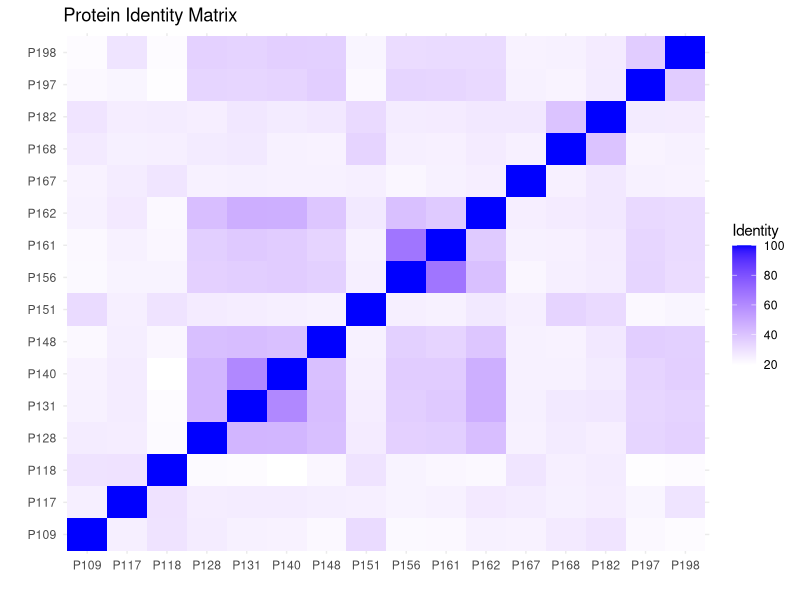
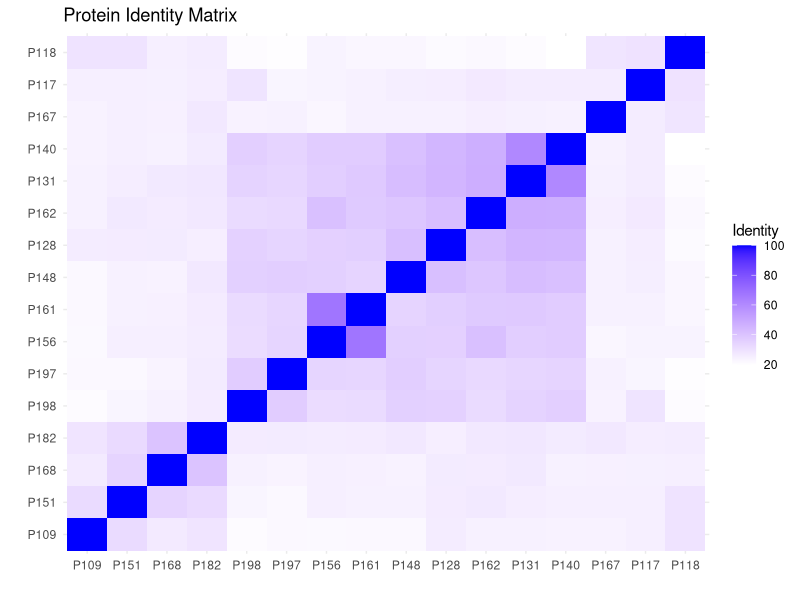
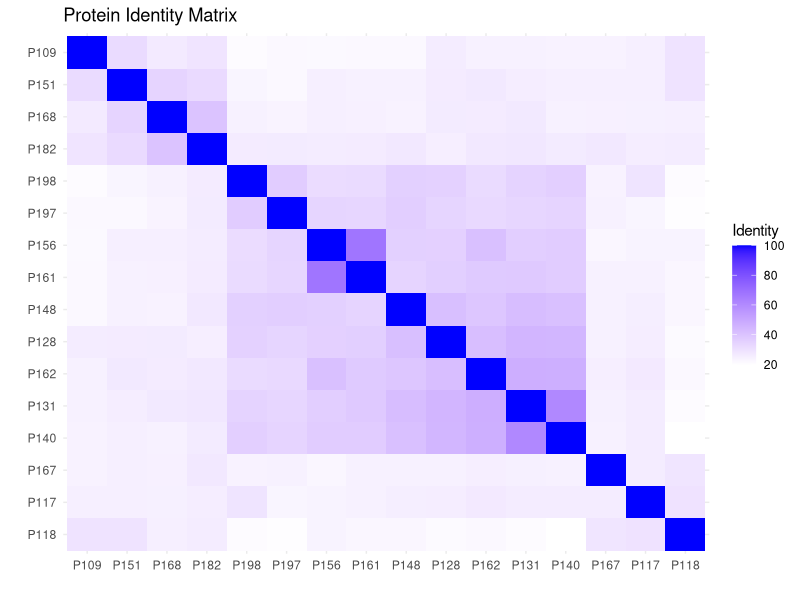
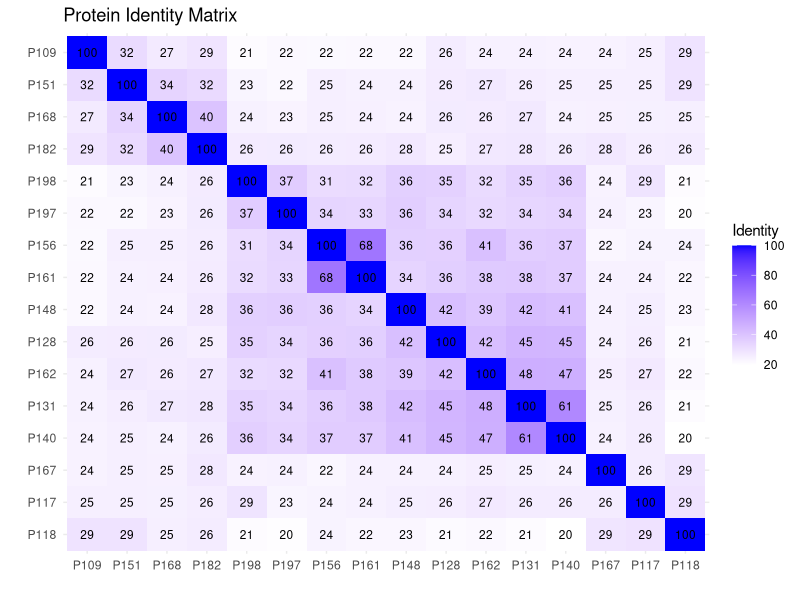
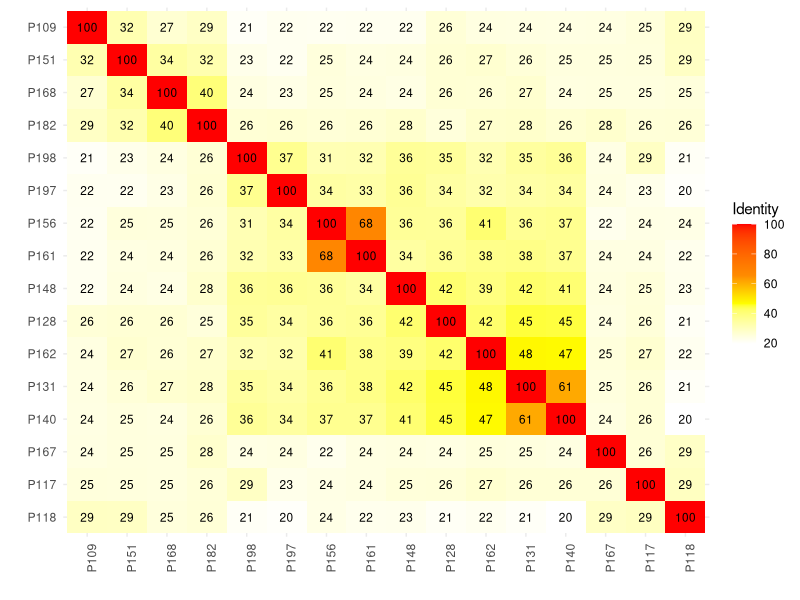
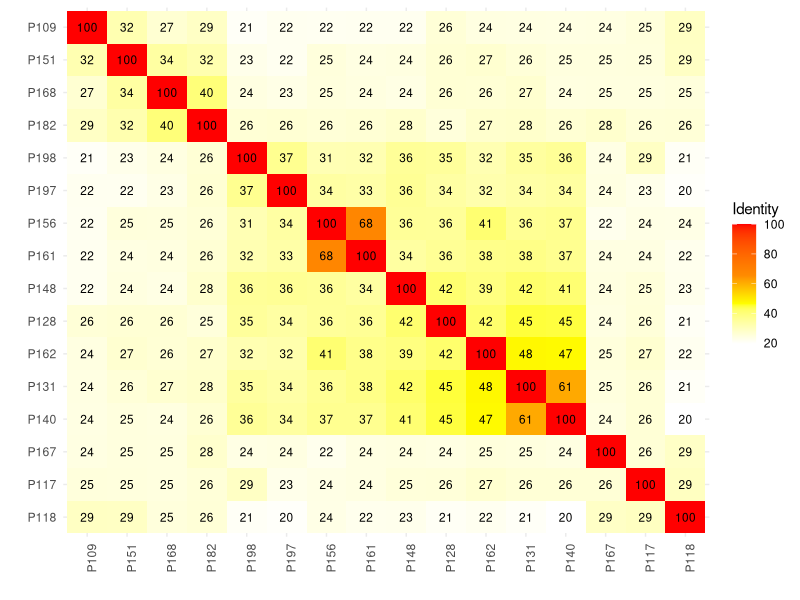

Write the R code that produced these figures, in order.
library(ggplot2)
library(reshape2)  # For the melt function


########### CALCULATE AVERAGE SEQUENCE IDENTITY #########
# Read the data file into a dataframe
pid_matrix <- read.table("data/alignment/pid/16_hits_pid.txt", quote="\"")

# Exclude the first column
pid_matrix <- pid_matrix[,-1]

# Set the column names based on the second column
colnames(pid_matrix)[-1] <- pid_matrix$V2

# Convert the dataframe to numeric values
numeric_matrix <- as.matrix(pid_matrix[, -1])
rownames(numeric_matrix) <- pid_matrix$V2

# Create a mask to exclude the diagonal values
mask <- !diag(nrow(numeric_matrix))

# Extract the off-diagonal values
off_diagonal_values <- numeric_matrix[mask]

# Calculate the average of the off-diagonal values
average_identity <- mean(off_diagonal_values)

# Calculate the standard deviation of the off-diagonal values
sd_identity <- sd(off_diagonal_values)

# Output the results
print(paste("Average Identity:", average_identity))
print(paste("Standard Deviation:", sd_identity))
#######################################################################################################

# Melt the matrix
melted_pid_matrix <- melt(pid_matrix)
colnames(melted_pid_matrix)[1] <- "Protein1"
colnames(melted_pid_matrix)[2] <- "Protein2"
colnames(melted_pid_matrix)[3] <- "Identity"

# Convert entries in Protein1 and Protein2 columns to uppercase
melted_pid_matrix$Protein1 <- toupper(melted_pid_matrix$Protein1)
melted_pid_matrix$Protein2 <- toupper(melted_pid_matrix$Protein2)

ggplot(data=melted_pid_matrix, aes(x=Protein1, y=Protein2, fill=Identity)) +
  geom_tile() +
  scale_fill_gradient(low="white", high="blue") +
  labs(title="Protein Identity Matrix", x="", y="") +
  theme_minimal()

##### ordering the identical proteins on a diagonal #########

melted_pid_matrix$Protein1 <- factor(melted_pid_matrix$Protein1, levels = unique(melted_pid_matrix$Protein1))
melted_pid_matrix$Protein2 <- factor(melted_pid_matrix$Protein2, levels = unique(melted_pid_matrix$Protein1))

ggplot(data=melted_pid_matrix, aes(x=Protein1, y=Protein2, fill=Identity)) +
  geom_tile() +
  scale_fill_gradient(low="white", high="blue") +
  labs(title="Protein Identity Matrix", x="", y="") +
  theme_minimal()

######## change the diagonal direction ###########
melted_pid_matrix$Protein2 <- factor(melted_pid_matrix$Protein2, levels = rev(unique(melted_pid_matrix$Protein1)))

# Plot using ggplot
ggplot(data=melted_pid_matrix, aes(x=Protein1, y=Protein2, fill=Identity)) +
  geom_tile() +
  scale_fill_gradient(low="white", high="blue") +
  labs(title="Protein Identity Matrix", x="", y="") +
  theme_minimal()

### adding the percent identity to the cells ####

ggplot(data=melted_pid_matrix, aes(x=Protein1, y=Protein2, fill=Identity)) +
  geom_tile() +
  geom_text(aes(label=sprintf("%.0f", Identity)), size=3, color="black") +  # Display Identity without decimal points
  scale_fill_gradient(low="white", high="blue") +
  labs(title="Protein Identity Matrix", x="", y="") +
  theme_minimal()

### customizing the coloring of the PID matrix
p <- ggplot(data=melted_pid_matrix, aes(x=Protein1, y=Protein2, fill=Identity)) +
  geom_tile() +
  geom_text(aes(label=sprintf("%.0f", Identity)), size=3, color="black") +
  scale_fill_gradientn(colors=c("white", "yellow", "orange", "red"),
                       values = scales::rescale(c(0, 20, 30, 40, 70))) +
  labs( x="", y="") +
  theme_minimal() +
  theme(axis.text.x = element_text(angle = 90, hjust = 1))
p


ggsave(filename = "output/Figure_S11.png", plot = p, device = "png", width = 6, height = 6, dpi = 300, bg = "white")


